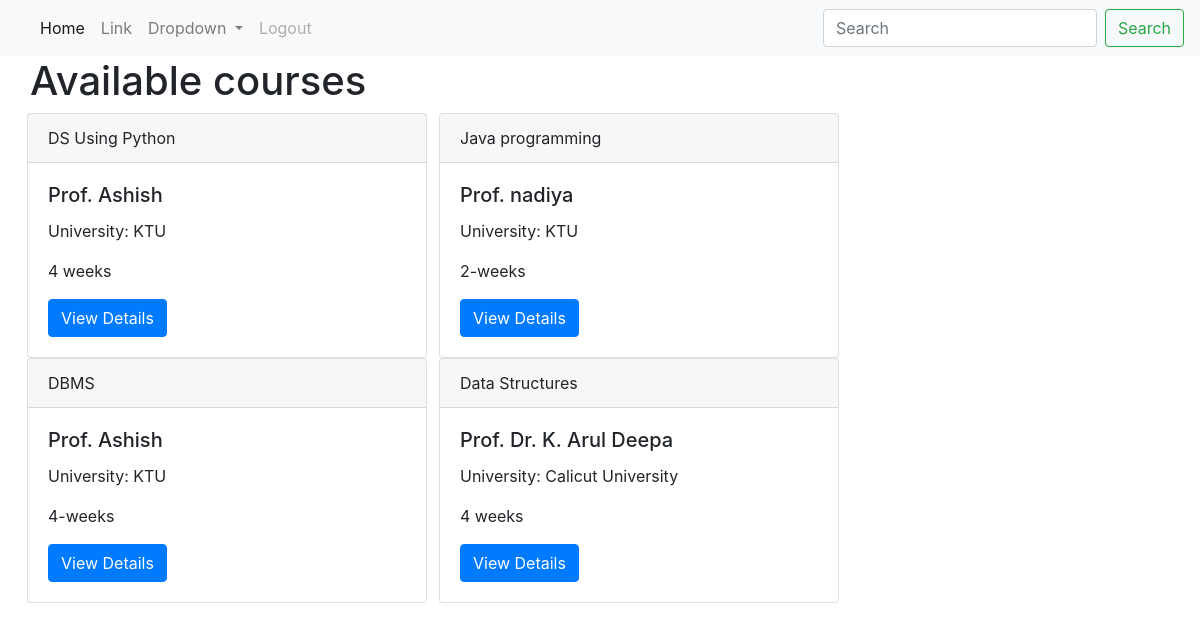
The page /home on the database its author committed.
### Course/models.py (models this page shows, shortened)
class Course(models.Model):
    course_name = models.CharField(max_length=50)
    duration = models.CharField(max_length=50)
    university = models.ForeignKey(University, on_delete=models.CASCADE)
    faculty = models.ForeignKey(Faculty, on_delete=models.CASCADE)
    description = models.TextField()
    created_date = models.DateField()
    is_active = models.BooleanField(default=False)
    course_layout = models.TextField(null = True, blank = True)
    certificate = models.TextField(null = True, blank = True)

### admin_management/models.py (models this page shows)
class Faculty(models.Model):
    user=models.OneToOneField(User, on_delete=models.CASCADE, null=True)
    address = models.ForeignKey(Address, on_delete=models.CASCADE)
    phone_number=models.IntegerField( null=True)
    university = models.ForeignKey(University, on_delete=models.CASCADE)
    def __str__(self):
        return self.user.first_name

class University(models.Model):
    university_name = models.CharField(max_length=100, null=True)
    address = models.ForeignKey(Address, on_delete=models.CASCADE)
    email = models.EmailField()
    mobile_number = models.IntegerField(max_length=15)
    def __str__(self):
        return self.university_name

### user_management/views.py (the view)
# urls.py: path("home", views.HomePage.as_view(), name="home"),
class HomePage(generic.ListView):
    template_name = "home.html"
    model = Course

### user_management/templates/home.html (shortened to what this page needs)
{% extends 'base.html' %}
{% block content %}
<div>
  <h1 class="text-center">Available courses</h1>
</div>
<div class="row row-cols-1 row-cols-md-3 g-4">
{% for c in object_list %}
{% if c.is_active %}
<div class="card" style="width: 25rem;margin-12px;">
    <div class="card-header">{{c.course_name}}</div>
    <div class="card-body">
      <h5 class="card-title" >Prof. {{c.faculty}}</h5>
      <p class="card-text">University: {{c.university}}</p>
      <p class="card-text">{{c.duration}}</p>
      <a href="{% url 'course-detail' c.id %}" class="btn btn-primary">View Details</a>
    </div>
</div>
{% endif %}
{% endfor %}
</div>
{% endblock %}

### admin_management/templates/base.html (shortened to what this page needs)
<!doctype html>
<html lang="en">
  <head>
    <link rel="stylesheet" href="https://cdn.jsdelivr.net/npm/bootstrap@4.0.0/dist/css/bootstrap.min.css">
  </head>
  <body>
    <nav class="navbar navbar-expand-lg navbar-light bg-light">
        <div class="collapse navbar-collapse" id="navbarSupportedContent">
          <ul class="navbar-nav mr-auto">
            <li class="nav-item active">
              <a class="nav-link" href="#">Home <span class="sr-only">(current)</span></a>
            </li>
            <li class="nav-item">
              <a class="nav-link" href="#">Link</a>
            </li>
            <li class="nav-item dropdown">
              <a class="nav-link dropdown-toggle" href="#" id="navbarDropdown" role="button" data-toggle="dropdown" aria-haspopup="true" aria-expanded="false">
                Dropdown
              </a>
            </li>
            <li class="nav-item">
              <a class="nav-link disabled" href="{% url 'logout' %}" >Logout</a>
            </li>
          </ul>
          <form class="form-inline my-2 my-lg-0">
            <input class="form-control mr-sm-2" type="search" placeholder="Search" aria-label="Search">
            <button class="btn btn-outline-success my-2 my-sm-0" type="submit">Search</button>
          </form>
        </div>
      </nav>
      <div class="container">
        <div class="row">
        {% block content %}
        {% endblock %}
        </div>
      </div>
  </body>
</html>

### user_management/templates/home.html (style rules this page uses)
h1 { text-align: left; margin-top: 1px; }
.card { margin-left: 12px }

### rows shown on the page
Course: course_name "DS Using Python", faculty "Ashish", university "KTU", duration "4 weeks"
Course: course_name "Java programming", faculty "nadiya", university "KTU", duration "2-weeks"
Course: course_name "DBMS", faculty "Ashish", university "KTU", duration "4-weeks"
Course: course_name "Data Structures", faculty "Dr. K. Arul Deepa", university "Calicut University", duration "4 weeks"
